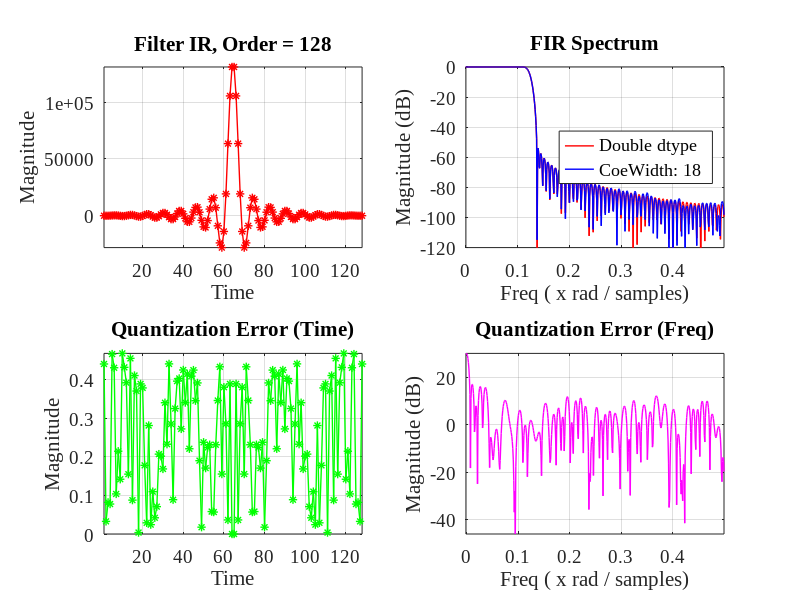
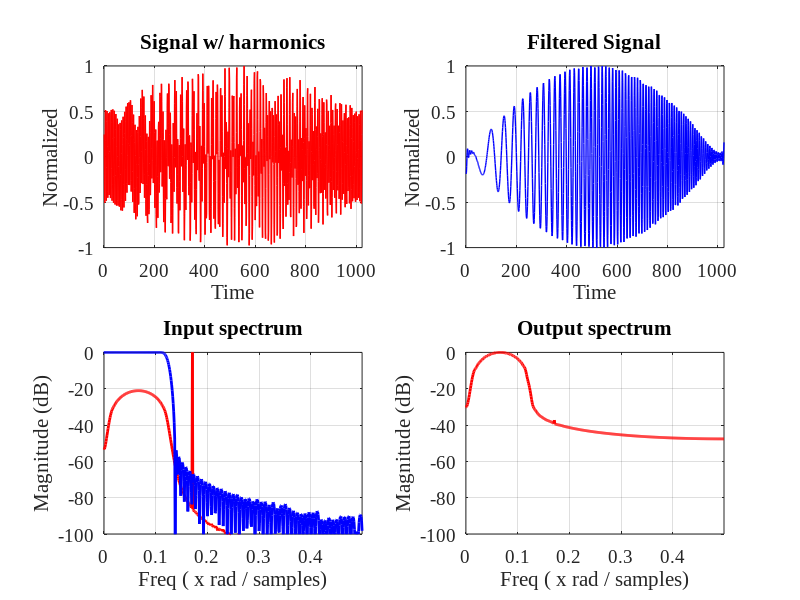

Here is the MATLAB script that generated these plots, in order:
%% -----------------------------------------------------------------------
%
% Title       : test_fir.m
% Author      : Alexander Kapitanov	
% Company     : AO "Insys"
% E-mail      : sallador@bk.ru 
% Version     : 1.0	 
%
% -------------------------------------------------------------------------
%
% Description : 
%    Create your FIR filters and use it in FPGA projects!
%
% ------------------------------------------------------------------------
%
% Version     : 1.0 
% Date        : 2017.03.20 
%
%% ----------------------------------------------------------------------- 
%
%	GNU GENERAL PUBLIC LICENSE
% Version 3, 29 June 2007
%
%	Copyright (c) 2018 Kapitanov Alexander
%
% This program is free software: you can redistribute it and/or modify
% it under the terms of the GNU General Public License as published by
% the Free Software Foundation, either version 3 of the License, or
% (at your option) any later version.
%
% You should have received a copy of the GNU General Public License
% along with this program.  If not, see <http://www.gnu.org/licenses/>.
%
% THERE IS NO WARRANTY FOR THE PROGRAM, TO THE EXTENT PERMITTED BY
% APPLICABLE LAW. EXCEPT WHEN OTHERWISE STATED IN WRITING THE COPYRIGHT 
% HOLDERS AND/OR OTHER PARTIES PROVIDE THE PROGRAM "AS IS" WITHOUT WARRANTY 
% OF ANY KIND, EITHER EXPRESSED OR IMPLIED, INCLUDING, BUT NOT LIMITED TO, 
% THE IMPLIED WARRANTIES OF MERCHANTABILITY AND FITNESS FOR A PARTICULAR 
% PURPOSE.  THE ENTIRE RISK AS TO THE QUALITY AND PERFORMANCE OF THE PROGRAM 
% IS WITH YOU.  SHOULD THE PROGRAM PROVE DEFECTIVE, YOU ASSUME THE COST OF 
%  ALL NECESSARY SERVICING, REPAIR OR CORRECTION. 
%
%% -----------------------------------------------------------------------	
  
set(0, 'DefaultAxesFontSize', 14, 'DefaultAxesFontName', 'Times New Roman');
set(0, 'DefaultTextFontSize', 14, 'DefaultTextFontName', 'Times New Roman'); 

close all;
clear all;
clf;

%% -----------------------------------------------------------------------

% if IS_XXX = 'y' - use section, else if IS_XXX = 'n' - don't use section
IS_PLOT1 = 'Y'; % Main info: FIR: Impulse/Freq responce, Quant. errors
IS_PLOT2 = 'Y'; % Signal data plot via FIR filter

IS_COE   = 'N'; % create *.COE Xilinx file
IS_TAPS  = 'N'; % create *.TAPS file for Graychip
IS_HDR   = 'N'; % create *.H file (header)

IS_HLS   = 'N'; % use example for Vivado HLS

f1 = 125000; % First freq (passband)
Fs = 1000000; % Sampling freq

% f2 = 110000; % Second freq (stopband)

N = 128; % Filter order
COE_WIDTH = 18; % Real width for FIR coeffs (Implementation)

BETA = 5; % Beta (Kaiser)
WIND = kaiser(N, BETA); % KAISER WINDOW IS USED!
%WIND = hamming(N, 'symmetric'); 

NFFT = 2^10; % Number of FFT points (may leave this)

%% -----------------------------------------------------------------------
% ---- Set freqs for signal
F1 = 10; 
F2 = 100; 
F3 = 1400; 
F4 = 0; 

Asig = (2^15)-1;
Fsig = 4;
Fm = NFFT/8;
Fnz = 350;
Anz = 1;

SNR = 30; % Set noise params

%% ------------------N----------------------------------------------------
% Calculate filter
%delta_f = f2-f1;
f =  [f1]/(Fs/2);
t = 1:N;

% Filter type: 'low', 'high', 'stop', 'pass';
Hc = fir1(N-1, f, 'low', WIND);

Hc_n = (Hc/max(Hc))*(2^(COE_WIDTH-1)-1);
Hc_r = round(Hc_n);
Hf = 20 * log10(abs(fftshift(fft(Hc_n, NFFT))));
Sp_err = 20*log10(abs(fftshift(fft(Hc_r, NFFT))));

Hph = arg(fftshift(fft(Hc_n, NFFT)));
ff = -0.5:1/NFFT:0.5-1/NFFT;

%freqz(Hc_r);
%freqz(Hc_n);

% Plot FIR in T/F Domains
if (IS_PLOT1 == 'Y')
  figure(1)
    subplot(2,2,1);
    plot(t, Hc_r, '*-', 'LineWidth', 1, 'Color',[1 0 0]);
    axis tight;
    title(['Filter IR, Order = ',num2str(N)]);
    xlabel ('Time');
    ylabel ('Magnitude');
    grid on;

    %  subplot(2,2,2);
    %  plot(ff, Hf-max(Hf), '-', 'LineWidth', 1, 'Color',[0 0 1]);
    %  %axis tight;
    %  axis([0 ff(NFFT) -120 0])
    %  title('FIR filter Spectrum');
    %  xlabel ('Freq ( x rad / samples)');
    %  ylabel ('Magnitude (dB)');  
    %  grid on;
 
    subplot(2,2,2);
    plot(ff, Hf-max(Hf), '-', 'LineWidth', 1, 'Color',[1 0 0]);
    hold on
    
    plot(ff, Sp_err-max(Sp_err), '-', 'LineWidth', 1, 'Color',[0 0 1]);
    grid on;
    axis([0 ff(NFFT) -120 0]) 
    title('FIR Spectrum');
    xlabel ('Freq ( x rad / samples)');
    ylabel ('Magnitude (dB)');  
    legend ('Double dtype', ['CoeWidth: ',num2str(COE_WIDTH)], 'location', 'east'); 
end
%% -----------------------------------------------------------------------
% Find calc error
q1 = abs(Hc_n - Hc_r);
Hc_err = 20*log10(abs(fftshift(fft(q1, NFFT))));

if (IS_PLOT1 == 'Y')
  figure(1)
    subplot(2,2,3);
    plot(q1, '*-', 'LineWidth', 1, 'Color',[0 1 0]);
    axis tight;
    title('Quantization Error (Time)');
    xlabel ('Time');
    ylabel ('Magnitude');  
    grid on; 

    subplot(2,2,4);
    plot(ff(NFFT/2:NFFT), Hc_err(NFFT/2:NFFT), '-', 'LineWidth', 1, 'Color',[1 0 1]);
    title('Quantization Error (Freq)');
    % axis([0 0.5 -60 20])
    axis tight;
    xlabel ('Freq ( x rad / samples)');
    ylabel ('Magnitude (dB)');  
    grid on;
end 
%% -----------------------------------------------------------------------
% Find spectrun error for implementation

% Sp_err = 20*log10(abs(fftshift(fft(Hc_r, NFFT))));

%figure(2)
%  plot(ff, Hf-max(Hf), '-', 'LineWidth', 1, 'Color',[1 0 0]);
%  hold on
%  
%  plot(ff, Sp_err-max(Sp_err), '-', 'LineWidth', 1, 'Color',[0 0 1]);
%  grid on;
%  axis([0 ff(NFFT) -120 0]) 
%  title('Frequency Spectrum for Implementation');
%  xlabel ('Freq ( x rad / samples)');
%  ylabel ('Magnitude (dB)');  
%  legend ('Red - Double', 'Blue - Quantized', 'location', 'northeast');
%% -----------------------------------------------------------------------

% Create signal for FIR filter !
SEED = 1;

% Signal #1
SIGNAL = sin(2*pi*[1:NFFT]*(F1/NFFT))+sin(2*pi*[1:NFFT]*(F2/NFFT)) + ...
  + sin(2*pi*[1:NFFT]*(F3/NFFT))+sin(2*pi*[1:NFFT]*(F4/NFFT));

% Signal #2

SIGNAL = zeros(1,NFFT);
for i = 1:NFFT
  SIGNAL(1,i) = round(Asig * cos((Fsig*i + (Fm / NFFT)*i*i/2) * 2*pi/NFFT) * sin(i* pi / NFFT)) + ...
  + round((Asig/Anz) * cos(Fnz * i * pi / NFFT));
% SIGNAL(1,i) = sin(600 * i * pi / NFFT);

end
  
Dt = awgn(SIGNAL, SNR, 0, SEED);     
SIGNAL = Dt;  

FFT_SIG = 20 * log10(abs(fftshift(fft(SIGNAL, NFFT))));
SIGFIL = filter2 (Hc_r, SIGNAL, "same");
% SIGFIL = filter(Hc_r, 1, SIGNAL);

NSig_n = SIGNAL / max(SIGNAL);
FSig_n = SIGFIL / max(SIGFIL);

%% -----------------------------------------------------------------------
figure(2)
  subplot(2,2,1);
  plot(NSig_n, '-', 'LineWidth', 1, 'Color',[1 0 0]);
  grid on;  
  %axis tight;
  axis([0 NFFT/1 -1 1]) 
  title('Signal w/ harmonics');
  xlabel('Time');
  ylabel('Normalized');
  
  subplot(2,2,2)
  plot(FSig_n, '-', 'LineWidth', 1, 'Color',[0 0 1]);
  grid on; 
  %axis tight;
  axis([0 NFFT/1 -1 1]) 
  title('Filtered Signal');
  xlabel('Time');
  ylabel('Normalized');

 
XFIL = 20 * log10(abs(fftshift(fft(Hc_r, NFFT))));
FFT_OUT = 20 * log10(abs(fftshift(fft(SIGFIL, NFFT))));
% FFT_OUT = 20 * log10( 10.^(FFT_SIG/20) .* 10.^(XFIL/20));
% FFT_OUT = FFT_SIG + XFIL;
figure(2)
  subplot(2,2,3);
  plot(ff, FFT_SIG-max(FFT_SIG), '-', 'LineWidth', 2, 'Color',[1 0 0]);
  hold on; 
  axis([0 ff(NFFT) -100 0]) 
  
  plot(ff, XFIL-max(XFIL), '-', 'LineWidth', 2, 'Color',[0 0 1]);
  hold off;
  %axis tight;
  axis([0 ff(NFFT) -100 0]) 
  title('Input spectrum');
  xlabel ('Freq ( x rad / samples)');
  ylabel ('Magnitude (dB)');  
  grid on; 
  
  subplot(2,2,4);
  plot(ff, FFT_OUT-max(FFT_OUT), '-', 'LineWidth', 2, 'Color',[1 0 0]);
  axis([0 ff(NFFT) -100 0]) 
  title('Output spectrum');
  xlabel ('Freq ( x rad / samples)');
  ylabel ('Magnitude (dB)');  
  grid on;

%[n, w, beta, ftype] = kaiserord ([1000, 1200], [1, 0], [0.05, 0.05], 11025);
% b = fir1 (n, w, kaiser (n+1, beta), ftype, "noscale");
% freqz (b, 1, [], 11025);  
  
%radix=10;
%coefdata=-200,1200,2047,1200,-200;

%% -----------------------------------------------------------------------
% Load coefs to files: .coe, .taps, .h

if (IS_COE == 'Y') 
  fid = fopen ("fir_filter.coe", "w");
  fprintf(fid, "Radix = 10;\n");
  fprintf(fid, "Coefficient_Width = %d;\n", COE_WIDTH);
  fprintf(fid, "Coefdata =\n");
  for i = 1:N
    if (i == N)
      fprintf(fid, "%d;\n", Hc_r(1,i));
    else
      fprintf(fid, "%d,\n", Hc_r(1,i));
    end
  end
  fclose(fid);
end

if (IS_TAPS == 'Y') 
  fid = fopen ("fir_filter.taps", "w");
  for i = 1:N
    fprintf(fid, "%d\n", Hc_r(1,i));
  end
  fclose(fid);
end

if (IS_HDR == 'Y') 
  fid = fopen ("fir_filter.h", "w");
  fprintf(fid, "const int BL = %d;\n",  N);
  fprintf(fid, "const int B[%d] = {\n", N);
  for i = 1:N
    if (i == N)
      fprintf(fid, "%d}\n", Hc_r(1,i));
    else
      fprintf(fid, "%d,\n", Hc_r(1,i));
    end
  end
  fclose(fid);
end
%% -----------------------------------------------------------------------
if (IS_HLS == 'Y')
  Asig = (2^14)-1;
  Fsig = 1;
  Fm = NFFT/2;

  % Signal #1
  Dat = zeros(NFFT,1);
  for i = 1:NFFT
    Dat(i,1) = round(Asig * cos((Fsig*i + (Fm / NFFT)*i*i/2) * 2*pi/NFFT) * sin(i* pi / NFFT));
  end

  % Signal #2
  MD = 128;
  for i = 1:NFFT
    if (mod(i,MD) == 1)
      Dat(i,1) = round(Asig);
    else
      Dat(i,1) = 0;
    end
  end

  % Adding noise
  SNR = -10;
  SEED = 1;

  DatX = awgn(Dat, SNR, 0, SEED);     
  DSV = round(DatX);
  %% ------------------------------------------------------------------------

  % Save data to file
  % fid = fopen ('din.dat', 'w');
  % for i = 1:NFFT
  %     fprintf(fid, '%d %d\n', i, DSV(i));
  % end
  % fclose(fid);

 
  % FIR Filter
  COEF = Hc_r / 2^18;
  Dout = filter(COEF, 1, DSV);
  DFIR = round(Dout/2^0);

 %% -----------------------------------------------------------------------
  figure(3) % Plot loaded data in Time Domain
  subplot(2,1,1)  
  plot(DSV(1:NFFT), '-', 'LineWidth', 1, 'Color',[1 0  0])

  hold on
  grid on
  axis tight     
  title(['Input Data'])
  %% ------------------------------------------------------------------------
  figure(3) % Plot loaded data in Time Domain
  subplot(2,1,2)
  % plot(Hc_r(1:N), '-', 'LineWidth', 1, 'Color',[0 0  1])
  plot(Dout(1:NFFT), '-', 'LineWidth', 1, 'Color',[0 0  1])
  hold on
  grid on
  axis tight     
  %title(['FIR IR'])
  title(['Output Data'])
  %% ------------------------------------------------------------------------


%  figure(3) % Plot loaded data in Time Domain
%  subplot(2,2,3)
%  plot(Dout(1:NFFT), '-', 'LineWidth', 1, 'Color',[1 0  0])
%  hold on
%  grid on
%  axis tight     
%  title(['Output Data'])
  %% ------------------------------------------------------------------------
  fid = fopen ('fir_gold.dat', 'w');
  for i = 1:NFFT
    fprintf(fid, '%d\n', DFIR(i));
  end
  fclose(fid);

  fid = fopen ('fir_data.dat', 'w');
  for i = 1:NFFT
    fprintf(fid, '%d\n', DSV(i));
  end
  fclose(fid);

  fid = fopen ('fir_coe.dat', 'w');
  for i = 1:N
    fprintf(fid, '%d\n', Hc_r(i));
  end
  fclose(fid);
end
